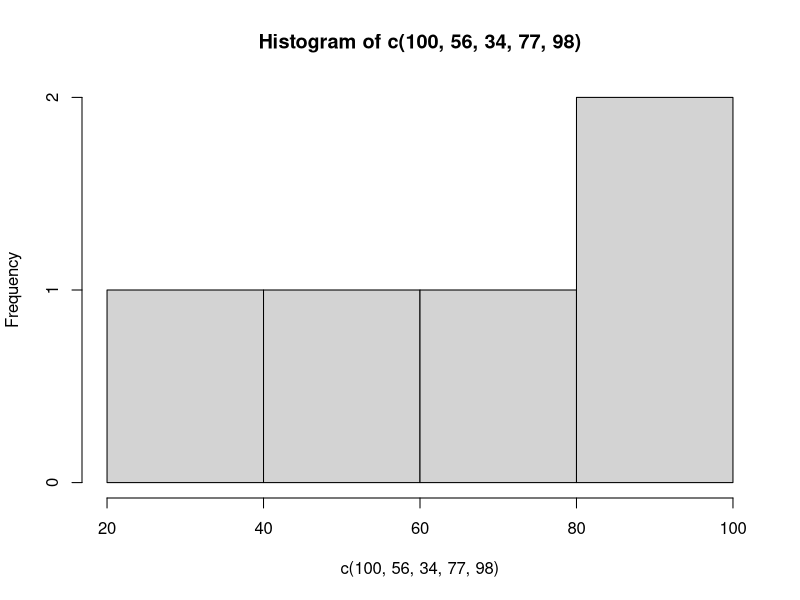

Write R code to recreate this figure.
################################################################################
#                                                                              #
#                        Les functions dans R                                  #
#                       Author : Derrick Demeveng                              #
#                                                                              #
################################################################################

#' En programmation, une fonction est un bloc de code conçu pour accomplir une 
#' tâche spécifique. C’est un morceau de code réutilisable qui peut être appelé 
#' (ou invoqué) depuis différentes parties d’un programme pour exécuter sa tâche
#'  lorsque cela est nécessaire.

# Example of functions in r
seq(10, 100, 5)

mean(c(100, 56, 34, 77, 98))

class(c(100, 56, 34, 77, 98))

hist(c(100, 56, 34, 77, 98))


# Creer une function

afficher_nom <- function(){
  print("Derrick Demeveng")
}

afficher_nom()

# function dynamique

afficher_nom <- function(nom){
  print(nom)
}

afficher_nom("Travaux Publique")

nom_ecole = afficher_nom("Travaux Publique")

# retour de la function n'affiche pas le resultat

afficher_nom <- function(nom){
  return(nom)
}

afficher_nom("Travaux Publique")

nom_ecole_2 = afficher_nom("Travaux Publique")

# passer plusieurs parametres

afficher_nom <- function(nom, prenom, age){
  phrase <- 
    paste(
      "Bonjour, je me nomme",
      nom,
      prenom,
      "et je suis agé de",
      age,
      "ans"
    )
  
  phrase
}

afficher_nom("Demeveng", "Derrick", 10)


# function de calcul de distance entre deux points

dist <- function(a, b){
  d = sqrt(((a[1]-b[1]))^2 + ((a[2]-b[2]))^2)
  return(d)
}


pt1 <- c(70000, 430887)
pt2 <- c(70342, 437380)

dist(a = pt1, b = pt2)



# Exercises --------------------------------------------------------------------

# 1) Ecrivez une function pour le calcul de gisement.
# 2) Ecrivez une function pour le calcul de la longeur total d'une polygonal de 
#    a 5 sommets
# 3) Ecrivez une function pour le calcul de la surface d'une parcelle a 4 sommets










